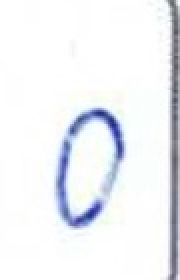
#> input picture backend/dataset/0/Zero_full (1033).jpg, 90 x 140 px (shown 2 times larger); its folder holds only this picture in this run
$ jupyter execute --allow-errors train.ipynb
#> lines starting #> are read from the running program, lines starting #| are printed output that depends on the picture; after the words box and inside, x2 and y2 are one past the last pixel; in counts of white or black regions, pixels touching at a corner belong together
#> `image = cv2.imread(image_path, cv2.IMREAD_GRAYSCALE)`:
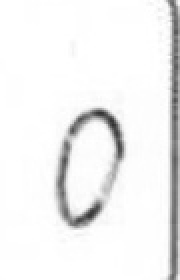
#> image: shape (140, 90) (shown 2 times larger); min 49, max 255, mean 241
### backend/model/preprocess_img.py
import cv2
import numpy as np
def preprocess(image):
    _, image = cv2.threshold(
        image,
        0,
        255,
        cv2.THRESH_BINARY_INV + cv2.THRESH_OTSU
    )
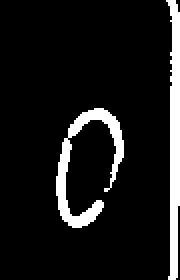
#> image: shape (140, 90) (shown 2 times larger); 9.7% white; 2 white regions, box (x1, y1, x2, y2) and area: (83, 0, 90, 140) 634, (28, 54, 62, 114) 592

    coords = cv2.findNonZero(image)
#> coords = contour of 1226 points, box (x1, y1, x2, y2) (28, 0, 90, 140), area 1330

    if coords is None:
        raise ValueError("No digit found")


    x, y, w, h = cv2.boundingRect(coords)
#> x = 28; y = 0; w = 62; h = 140
    image = image[y:y+h, x:x+w]
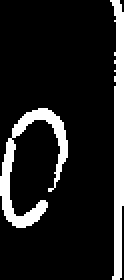
#> image: shape (140, 62) (shown 2 times larger); 14.1% white; 2 white regions, box (x1, y1, x2, y2) and area: (55, 0, 62, 140) 634, (0, 54, 34, 114) 592

    image = cv2.resize(image, (28, 28))
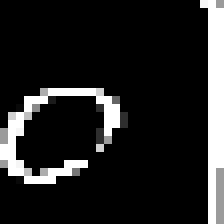
#> image: shape (28, 28) (shown 8 times larger); min 0, max 255, mean 34.8

    M = cv2.moments(image)
#> M = moments, m00 27278, centre m10/m00, m01/m00 = (16.41, 14.5)

    if M["m00"] != 0:
        cx = int(M["m10"] / M["m00"])
#> cx = 16
        cy = int(M["m01"] / M["m00"])
#> cy = 14

        shift_x = 14 - cx
#> shift_x = -2
        shift_y = 14 - cy
#> shift_y = 0

        matrix = np.float32([
            [1, 0, shift_x],
            [0, 1, shift_y]
        ])
#> matrix = [[1, 0, -2], [0, 1, 0]]

        image = cv2.warpAffine(
            image,
            matrix,
            (28, 28)
        )
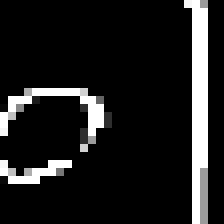
#> image: shape (28, 28) (shown 8 times larger); min 0, max 255, mean 31

    image = image.astype(np.float32) / 255.0
#> `img_flat = image.flatten()`: img_flat = 784 values, max 1 at index 24, min 0 at index 0, mean 0.122
#> pass 2 of the loop `for digit in range(10):`:
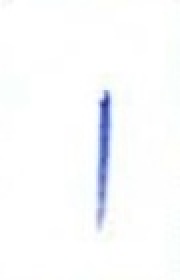
#> input picture backend/dataset/1/One_full (1066).jpg, 90 x 140 px (shown 2 times larger)
#> in preprocess (call 2), `_, image = cv2.threshold( image, 0, 255, cv2.THRESH_BINARY_INV + cv2.T..`:
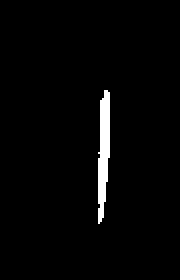
#> image: shape (140, 90) (shown 2 times larger); 2.3% white; 1 white region, box (x1, y1, x2, y2) and area: (49, 45, 55, 112) 288
#> coords = contour of 288 points, box (x1, y1, x2, y2) (49, 45, 55, 112), area 54
#> x = 49; y = 45; w = 6; h = 67
#> in preprocess (call 2), `image = image[y:y+h, x:x+w]`: image = 67 rows, first 6: [0, 0, 0, 255, 255, 0], [0, 0, 0, 255, 255, 255], [0, 0, 0, 255, 255, 255], [0, 0, 0, 255, 255, 255], [0, 0, 255, 255, 255, 255], [0, 255, 255, 255, 255, 255]
#> M = moments, m00 142831, centre m10/m00, m01/m00 = (13.11, 12.57)
#> cx = 13
#> cy = 12
#> shift_x = 1
#> shift_y = 2
#> matrix = [[1, 0, 1], [0, 1, 2]]
#> in preprocess (call 2), `image = cv2.warpAffine( image, matrix, (28, 28) )`:
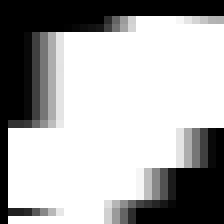
#> image: shape (28, 28) (shown 8 times larger); min 0, max 255, mean 170.6
#> img_flat = 784 values, max 1 at index 73, min 0 at index 0, mean 0.669

    return image

### backend/model/train.ipynb
[cell 1]
import os
import cv2
import numpy as np
import matplotlib.pyplot as plt
import pandas as pd

# Load Dataset

[cell 2]
from preprocess_img import preprocess

path = "../dataset"


images = []
labels = []


#> (the rest of this cell did not finish here and is left out)

#> (a cell that did not finish here is left out)
